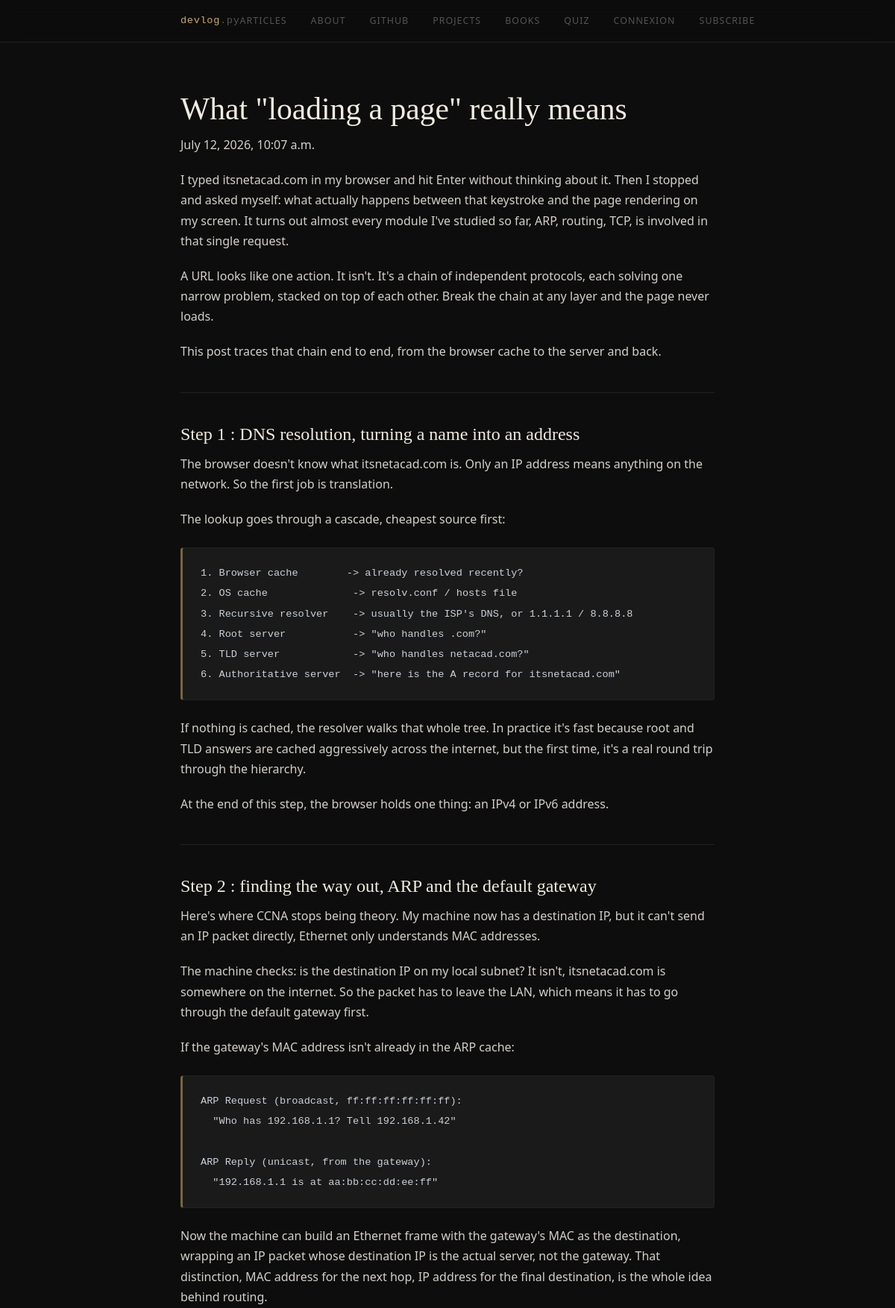
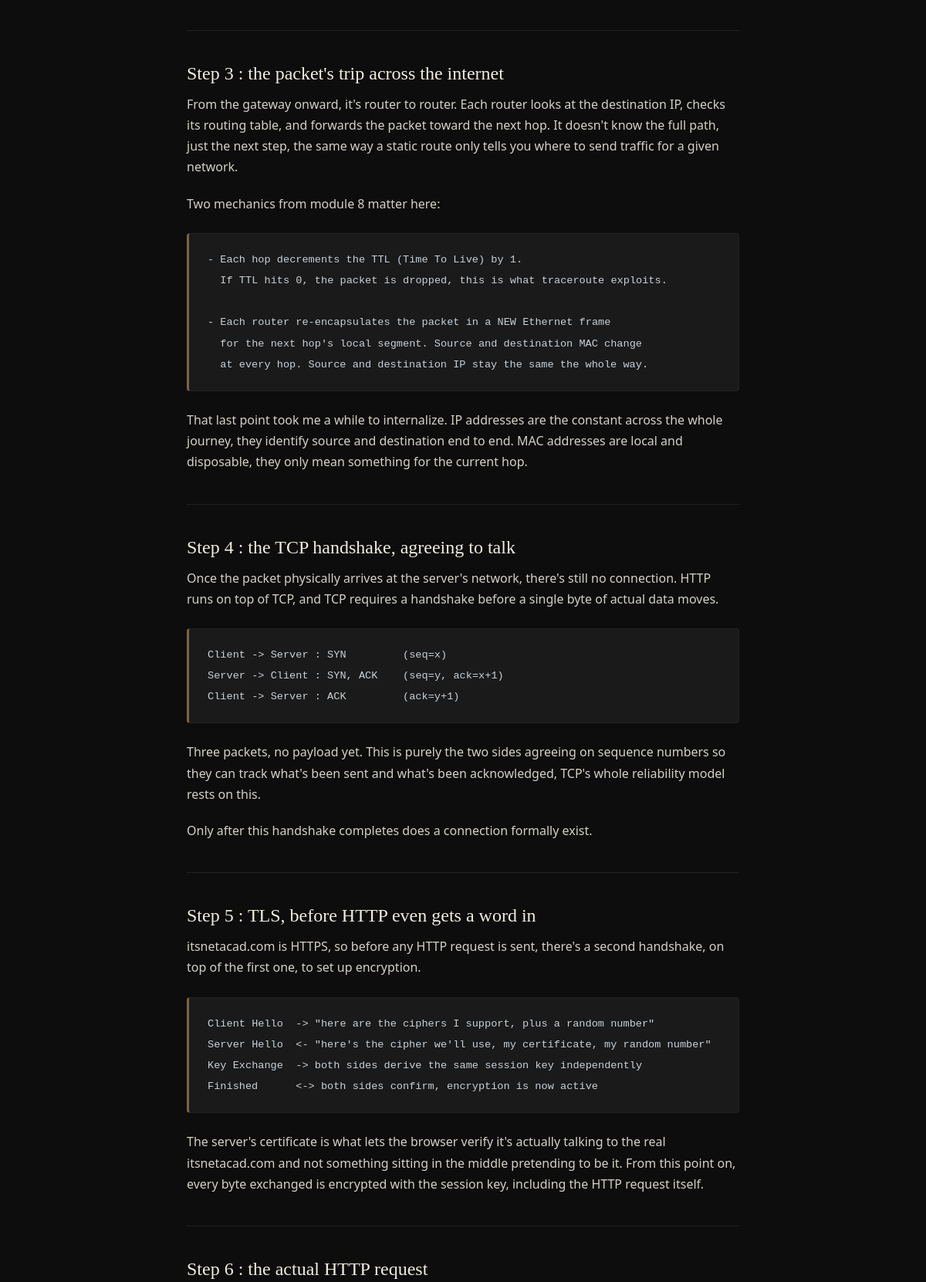
The page /post/10/ (upper part) on the database its author committed (2 pictures, top to bottom).
### post/models.py (models this page shows, shortened)
class Post(models.Model):
    title_post = models.CharField(unique=True,null=False,max_length=100)
    date_post = models.DateTimeField(auto_now_add=True)
    category = models.ForeignKey(Category,on_delete=models.CASCADE,related_name='post')
    content_post = models.TextField()
    nb_like_post = models.IntegerField(default=0)
    nb_dislike_post = models.IntegerField(default=0)

### post/views.py (the view)
# urls.py: path('post/<int:pk>/', views.post_detail, name='post_detail'),
def post_detail(request, pk):
    post = get_object_or_404(Post, pk=pk)
    post.content_rendered = render_markdown(post.content_post)
    user_has_liked = (
        request.user.is_authenticated
        and post.likes_recus.filter(internaute=request.user).exists()
    )
    liked_comment_ids = set()
    if request.user.is_authenticated:
        liked_comment_ids = set(
            request.user.like_com.values_list('comment_id', flat=True)
        )
    return render(request, 'post/post_detail.html', {
        'post': post,
        'user_has_liked': user_has_liked,
        'liked_comment_ids': liked_comment_ids,
        'comment_form': CommentForm(),
    })

### post/views.py (called while the page is built)
def render_markdown(content):
    return markdown.markdown(
        content,
        extensions=['fenced_code', 'codehilite','tables']
    )

### post/templates/post/post_detail.html (shortened to what this page needs)
{% extends "base.html" %}
{% block content %}
    <h1>{{ post.title_post }}</h1>
    <p>{{ post.date_post }}</p>
    <div>{{ post.content_rendered | safe }}</div>
{% endblock %}

### post/static/css/style.css (style rules this page uses)
*, *::before, *::after { box-sizing: border-box; margin: 0; padding: 0; }
:root { --bg: #0d0d0d; --surface: #141414; --border: #222; --muted: #555; --text: #d4d0c8; --heading: #f0ece0; --accent: #c8a96e; --accent-dim:#7a6540; --code-bg: #1a1a1a; --font-serif: 'Instrument Serif', Georgia, serif; --font-mono: 'DM Mono', 'Courier New', monospace; --font-sans: 'Geist', system-ui, sans-serif; }
html { font-size: 16px; scroll-behavior: smooth; }
body { background: var(--bg); color: var(--text); font-family: var(--font-sans); font-weight: 300; line-height: 1.7; min-height: 100vh; display: flex; flex-direction: column; }
h1, h2, h3, h4 { font-family: var(--font-serif); color: var(--heading); font-weight: 400; line-height: 1.25; }
h1 { font-size: clamp(1.8rem, 4vw, 2.6rem); margin-bottom: 0.5rem; }
h2 { font-size: 1.5rem; margin: 2.5rem 0 0.75rem; }
p { margin-bottom: 1.25rem; }
code { font-family: var(--font-mono); font-size: 0.82em; background: var(--code-bg); color: #a8d8a8; padding: 0.15em 0.4em; border-radius: 3px; border: 1px solid var(--border); }
pre { background: var(--code-bg); border: 1px solid var(--border); border-left: 3px solid var(--accent-dim); border-radius: 4px; padding: 1.25rem 1.5rem; overflow-x: auto; margin: 1.5rem 0; position: relative; }
pre code { background: none; border: none; padding: 0; color: #c9d1d9; font-size: 0.85rem; line-height: 1.6; }
hr { border: none; border-top: 1px solid var(--border); margin: 2.5rem 0; }

### rows shown on the page
Post: title_post "What \"loading a page\" really means", date_post "July 12, 2026, 10:07 a.m.", content_rendered "I typed itsnetacad.com in my browser and hit Enter without thinking about it. Then I stopped and asked myself: what actually happens between that keystroke and the page rendering on my screen. It turns out almost every module I've studied so far, ARP, routing, TCP, is involved in that single request. A URL looks like one action. It isn't. It's a chain of independent protocols, each solving one narrow problem, stacked on top of each other. Break the chain at any layer and the page never loads. This post traces that chain end to end, from the browser cache to the server and back. Step 1 : DNS resolution, turning a name into an address The browser doesn't know what itsnetacad.com is. Only an…"
